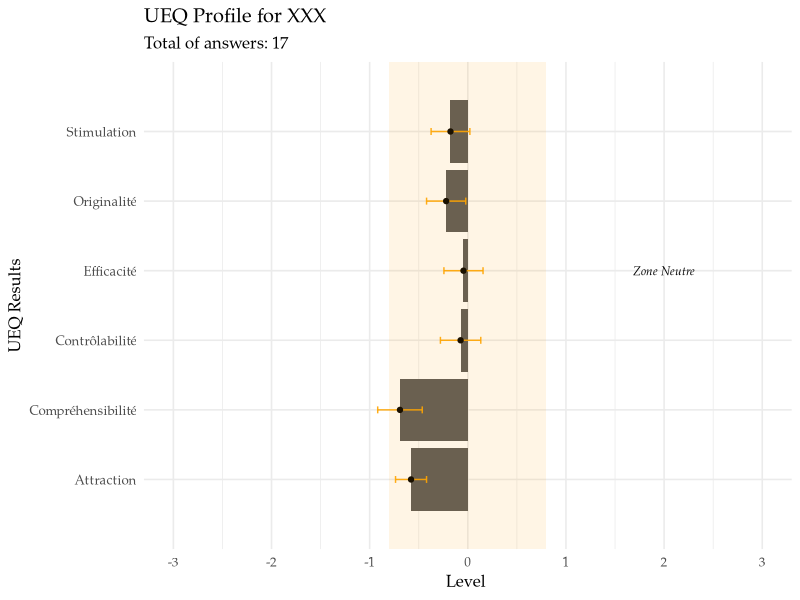

R code for this plot:
# ================ AttrakDiff Script for data analysis ================
# Create a reproductible Script that enables the analysis of the AttrakDiff Methodology

# CONTENTS
#   1. Reading the Excel/CSV Data
#   2. Treating CSV Data
#   3. Making the Tables and the Graphics
#   4. Introduce the results in Rmarkdown table.


# KEY PACKAGES
## Install those now if you do not have the latest versions. ----
#install.packages("tidyverse")  # Tidyverse approach for Data science
#install.packages("readxl")


## Load the packages ----
library(tidyverse) # Data Science Tools
library(readxl)  # Read a Excel File


#  1. Reading the CSV Data ----
UEQ <- read_csv('data/2023/UEQ/F.csv')


## Quantity of participants
total <- nrow(UEQ)

## Obtaining the names of the columns
names(UEQ)


#  2. Treating CSV Data ----
## 2.1 Change the Participants ----
UEQ <- UEQ %>% mutate( Participant = paste(LETTERS[1 : total])) # Approach 1
UEQ$Participant <- paste(LETTERS[1 : total]) # Approach 2

names(UEQ)


## Pivot_longer() to arrange each variable
data <-
   UEQ %>% pivot_longer(cols = c(EFF1 : ATT6),
                               names_to = "Variables",
                               values_to = "Answers")


##. 2.2 Changing the scale of the certains answers ----
### Reading the Excel for the Parameters  
onglets <- excel_sheets("data/Parameters.xlsx") # Identify the onglets

# Reading all table
Parameters_UEQ <- 
   read_excel(path = "data/Parameters.xlsx", sheet = onglets[2] )


### Inversing the Scale
toInvert <- 
   c("EFF1", "EFF4",
     "PERS2", "PERS4",
     "DEP3", "DEP4",
     "STIM1", "STIM4",
     "NOV1",  "NOV2", 
     "ATT2", "ATT5", "ATT6")

toInvert <- Parameters_UEQ %>% filter(Inversion == "Yes") %>% pull(Variables)

### Changing the sign of the answers : Approach Explicit
data <-
   data %>% mutate(
      Final_value =
         case_when(
            Variables %in% toInvert ~ as.numeric(Answers)*(-1),
            TRUE ~ Answers
         )
   )




## 2.3 Groups of the Dimmensions ----
data <-
   data %>% left_join(Parameters_UEQ, by = "Variables")




#  3. Graphic I ----
## 3.1 Calculating the mean values and the error
Table_I <-
   data %>%
   group_by(Scale) %>%
   summarise(Moyenne = mean(Final_value),
             Std = sd(Final_value),
             Se = Std / sqrt(length(Final_value)))


Graph_I <-
   Table_I %>%
   ggplot() +
   aes(x= Scale, y=Moyenne) +
   geom_bar(stat = "identity") +
   geom_errorbar( aes(x=Scale, 
                      ymin = Moyenne - Se,
                      ymax = Moyenne + Se ),
                  width=0.1, colour="orange", alpha=0.9, size=0.5) +
   geom_point() +
   coord_flip() +
   scale_x_discrete( name = "UEQ Results") +
   scale_y_continuous(limits = c(-3,3), breaks = c(-3:3)) +
   annotate("rect", ymin=c(-0.8), ymax=c(0.8),
            xmin=c(0), xmax=c(7),
            alpha = .1 , fill = c("orange")) +
   ggplot2::annotate("text",
                     y = c(2),
                     x = c(4),
                     label = c("Zone Neutre"),
                     family = "Palatino", fontface = 3, size=3) +
   labs(x = "",
        y = "Level ",
        title = "UEQ Profile for XXX",
        subtitle = paste("Total of answers:" , total)
   ) +
   theme_minimal(base_size = 12, base_family = "Palatino")










